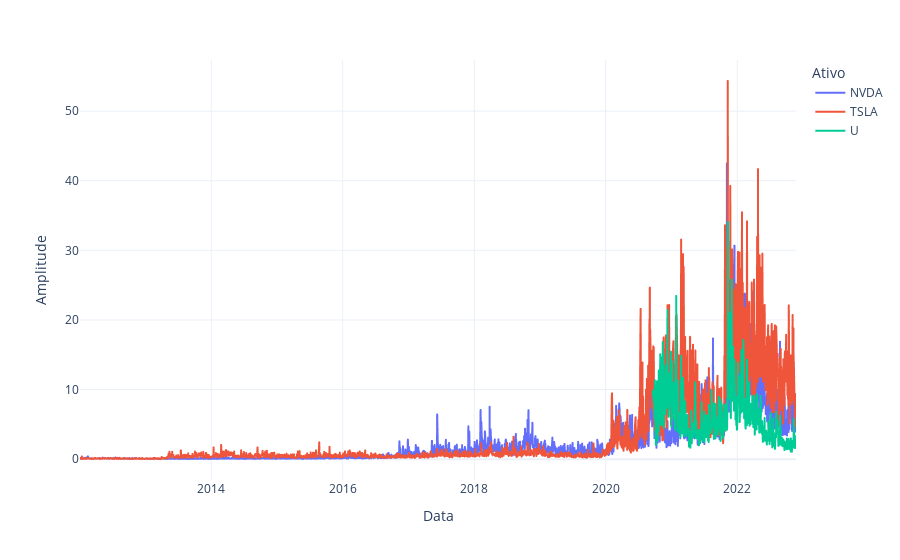

Notebook code cell kept with this figure:
### Code cell
fig = px.line(
    data_frame=amp_vertical,
    x='Data',
    y='Amplitude',
    color='Ativo',
    template='plotly_white'
)
fig.show()

### Figure 1 — Plotly figure (JSON) as saved in the notebook; plotly's stock layout.template omitted (floating-point values rounded to 4 significant figures; data arrays with more than 128 entries replaced by an {"elided": "..."} marker saying what was removed)
{"data": [{"hovertemplate": "Ativo=NVDA<br>Data=%{x}<br>Amplitude=%{y}<extra></extra>", "legendgroup": "NVDA", "line": {"color": "#636efa", "dash": "solid"}, "marker": {"symbol": "circle"}, "mode": "lines", "name": "NVDA", "showlegend": true, "type": "scattergl", "x": {"elided": "2743 str values"}, "xaxis": "x", "y": {"elided": "2743 float values"}, "yaxis": "y"}, {"hovertemplate": "Ativo=TSLA<br>Data=%{x}<br>Amplitude=%{y}<extra></extra>", "legendgroup": "TSLA", "line": {"color": "#EF553B", "dash": "solid"}, "marker": {"symbol": "circle"}, "mode": "lines", "name": "TSLA", "showlegend": true, "type": "scattergl", "x": {"elided": "2743 str values"}, "xaxis": "x", "y": {"elided": "2743 float values"}, "yaxis": "y"}, {"hovertemplate": "Ativo=U<br>Data=%{x}<br>Amplitude=%{y}<extra></extra>", "legendgroup": "U", "line": {"color": "#00cc96", "dash": "solid"}, "marker": {"symbol": "circle"}, "mode": "lines", "name": "U", "showlegend": true, "type": "scattergl", "x": {"elided": "551 str values"}, "xaxis": "x", "y": {"elided": "551 float values"}, "yaxis": "y"}], "layout": {"legend": {"title": {"text": "Ativo"}, "tracegroupgap": 0}, "margin": {"t": 60}, "xaxis": {"anchor": "y", "domain": [0, 1], "title": {"text": "Data"}}, "yaxis": {"anchor": "x", "domain": [0, 1], "title": {"text": "Amplitude"}}}}
